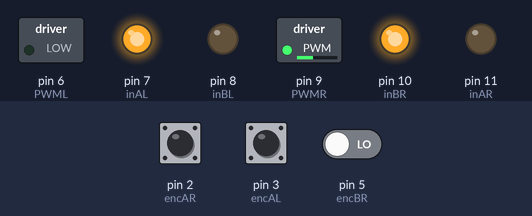
A sketch run on a simulated Arduino Uno, built with avr-gcc and run on an emulated ATmega328P. Shown: switched loads named in the sketch (green lamp = pin HIGH), output pins drawn as LEDs (lit = HIGH). The test bench sets the inputs (shaded band); at power-on: pin 2 (encAR) HIGH, pin 3 (encAL) HIGH, pin 5 (encBR) LOW.

Above: at 5.0 s.
5.1 s: pin 2 (encAR) pulsed LOW 2 times (0.12 s each, 0.3 s apart)
At 6.6 s:
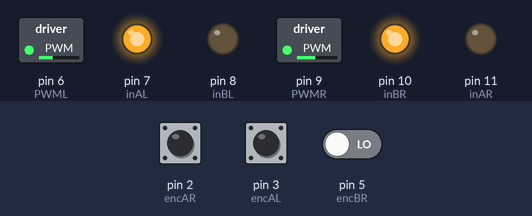
Timing chart, 0 to 8.1 s (numbered marks = the images above; inputs shaded):
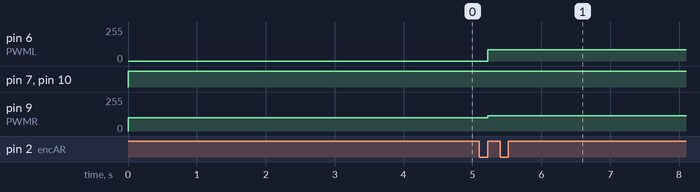

The sketch:

Turn_Around_Certain_Angle.ino
```cpp
#include <util/atomic.h>

#define encAR 2
#define encBR 5
#define inAR 11
#define inBR 10
#define PWMR 9

#define encAL 3
#define encBL 4
#define inAL 7
#define inBL 8
#define PWML 6

volatile int posR = 0 , posL = 0 ;
long prevT = 0;
float prevER = 0 ,prevEL = 0  ;
float integralER = 0 ,integralEL = 0  ;

void setup() {
  Serial.begin(9600);
  pinMode(encAR,INPUT);
  pinMode(encBR,INPUT);
  pinMode(inAR,OUTPUT);
  pinMode(inBR,OUTPUT);
  pinMode(PWMR,OUTPUT);
  attachInterrupt(digitalPinToInterrupt(encAR),readEncoderR,RISING);

  pinMode(encAL,INPUT);
  pinMode(encBL,INPUT);
  pinMode(inAL,OUTPUT);
  pinMode(inBL,OUTPUT);
  pinMode(PWML,OUTPUT);
  attachInterrupt(digitalPinToInterrupt(encAL),readEncoderL,RISING);

  turnAround(180,100);

}

void loop() {

}


void turnAround(int degree , int Speed){
  int fullTurn = 920; int target;
  switch(degree){
    case 90 :
      target = 0.25 * fullTurn;
      break;
    case -90 :
      target = -0.25 * fullTurn;
      break;
    case 180 :
      target = 0.52* fullTurn;
      break;
    case -180 :
      target = -0.52 * fullTurn;
      break;
    case 360 :
      target = fullTurn;
      break;
    }

  int currPosR , currPosL;
  ATOMIC_BLOCK(ATOMIC_RESTORESTATE){
    currPosR = posR;
    currPosL = posL;
    }
  int targetR = target + currPosR , targetL = target + currPosL;
  int eL = targetL - currPosL , eR =currPosR - targetR;
  int dirR = 1 , dirL = 1;
  if(eR < 0){
     dirR = -1;
  }
  if(eL < 0){
     dirL = -1;
  }
  int mn = 0.05 * abs(eR);

  while(abs(eR) > mn){
    int pwmR = float(0.45*abs(eR))*Speed, pwmL;
    if(pwmR > Speed){
       pwmR = Speed;
      }
      dirR = 1 , dirL = 1;
      if(eR < 0){
         dirR = -1;
      }
       if(eL < 0){
         dirL = -1;
      }
      if(abs(eL) < abs(eR)){
          pwmL =  pwmR - 0.15 * pwmR;
          pwmR =  pwmR + 0.15 * pwmR;
        }
      else if(abs(eL) > abs(eR)){
        pwmL =  pwmR + 0.15 * pwmR;
        pwmR =  pwmR - 0.15 * pwmR;
        }
      setMotor(dirR,pwmR,inAR,inBR,PWMR);
      setMotor(dirL,pwmL,inAL,inBL,PWML);
      ATOMIC_BLOCK(ATOMIC_RESTORESTATE){
        currPosR = posR;
        currPosL = posL;
        }
      eL = targetL - currPosL , eR =currPosR - targetR;
      }
    setMotor(0,0,inAR,inBR,PWMR);
    setMotor(0,0,inAL,inBL,PWML);
    ATOMIC_BLOCK(ATOMIC_RESTORESTATE){
         posR = 0;
         posL = 0;
      }
  }

void setMotor(int dir , int pwmValue , int in1 , int in2 , int pwm ){
  analogWrite(pwm , pwmValue);
  if(dir == 1){
    digitalWrite(in1,HIGH);
    digitalWrite(in2,LOW);
    }
  else if(dir == -1){
    digitalWrite(in2,HIGH);
    digitalWrite(in1,LOW);
    }
  else{
    digitalWrite(in1,LOW);
    digitalWrite(in2,LOW);
    }
  }
void readEncoderR(){
  if(digitalRead(encBR)) posR++;
  else posR--;
  }

void readEncoderL(){
  if(digitalRead(encBL)) posL++;
  else posL--;
  }
```

Measured:
- after the input at 5.1 s, pin 6 (PWML): 0/255 → 85/255 after 0.12 s; pin 9 (PWMR): 100/255 → 115/255 after 0.12 s
